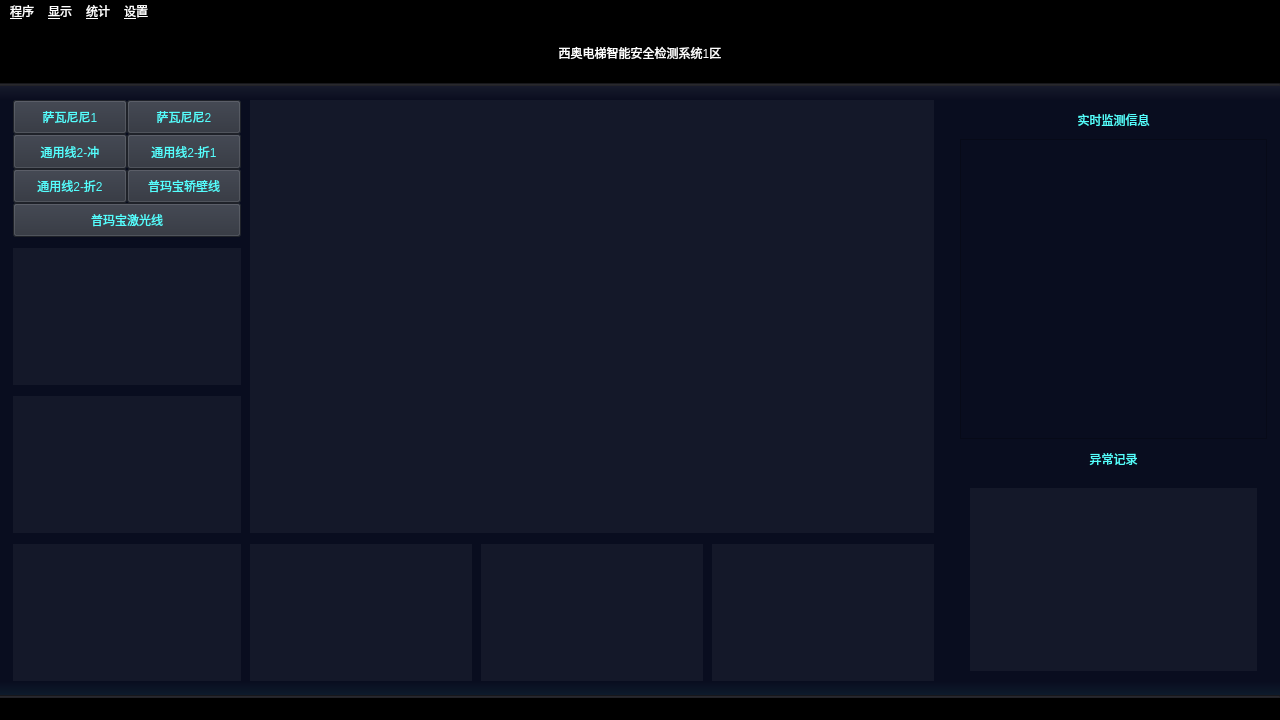
<?xml version="1.0" encoding="UTF-8"?>
<ui version="4.0">
 <class>MainWindow</class>
 <widget class="QMainWindow" name="MainWindow">
  <property name="geometry">
   <rect>
    <x>0</x>
    <y>0</y>
    <width>1280</width>
    <height>720</height>
   </rect>
  </property>
  <property name="windowTitle">
   <string>MainWindow</string>
  </property>
  <property name="styleSheet">
   <string notr="true">background-color: rgb(0, 0, 0);</string>
  </property>
  <widget class="QWidget" name="centralwidget">
   <property name="styleSheet">
    <string notr="true"/>
   </property>
   <layout class="QVBoxLayout" name="verticalLayout_2" stretch="9,0,2,87,2,0">
    <property name="spacing">
     <number>0</number>
    </property>
    <property name="leftMargin">
     <number>0</number>
    </property>
    <property name="topMargin">
     <number>0</number>
    </property>
    <property name="rightMargin">
     <number>0</number>
    </property>
    <property name="bottomMargin">
     <number>0</number>
    </property>
    <item>
     <widget class="QLabel" name="label">
      <property name="styleSheet">
       <string notr="true">background-color: rgb(0, 0, 0);
color: rgb(255, 255, 255);
font: 29pt &quot;宋体&quot;;</string>
      </property>
      <property name="text">
       <string>西奥电梯智能安全检测系统1区</string>
      </property>
      <property name="alignment">
       <set>Qt::AlignCenter</set>
      </property>
     </widget>
    </item>
    <item>
     <widget class="Line" name="line">
      <property name="styleSheet">
       <string notr="true">background-color: rgb(35, 35, 40);</string>
      </property>
      <property name="orientation">
       <enum>Qt::Horizontal</enum>
      </property>
     </widget>
    </item>
    <item>
     <widget class="QLabel" name="label_2">
      <property name="styleSheet">
       <string notr="true">background-color: qlineargradient(spread:pad, x1:0, y1:1, x2:0, y2:0, stop:0 rgba(9, 13, 31, 255), stop:1 rgba(23, 26, 43, 255));</string>
      </property>
      <property name="text">
       <string/>
      </property>
     </widget>
    </item>
    <item>
     <widget class="QWidget" name="horizontalWidget" native="true">
      <property name="autoFillBackground">
       <bool>false</bool>
      </property>
      <property name="styleSheet">
       <string notr="true">background-color: rgb(9, 13, 31);</string>
      </property>
      <layout class="QHBoxLayout" name="horizontalLayout" stretch="1,72,2,24,1">
       <property name="spacing">
        <number>0</number>
       </property>
       <property name="leftMargin">
        <number>0</number>
       </property>
       <property name="topMargin">
        <number>0</number>
       </property>
       <property name="rightMargin">
        <number>0</number>
       </property>
       <property name="bottomMargin">
        <number>0</number>
       </property>
       <item>
        <spacer name="horizontalSpacer">
         <property name="orientation">
          <enum>Qt::Horizontal</enum>
         </property>
         <property name="sizeHint" stdset="0">
          <size>
           <width>40</width>
           <height>20</height>
          </size>
         </property>
        </spacer>
       </item>
       <item>
        <layout class="QHBoxLayout" name="horizontalLayout_2" stretch="25,1,75">
         <property name="spacing">
          <number>0</number>
         </property>
         <item>
          <layout class="QVBoxLayout" name="verticalLayout" stretch="25,2,25,2,25,2,25">
           <property name="spacing">
            <number>0</number>
           </property>
           <item>
            <widget class="QWidget" name="widget" native="true">
             <layout class="QVBoxLayout" name="verticalLayout_5" stretch="3,1">
              <property name="spacing">
               <number>0</number>
              </property>
              <property name="leftMargin">
               <number>0</number>
              </property>
              <property name="topMargin">
               <number>0</number>
              </property>
              <property name="rightMargin">
               <number>0</number>
              </property>
              <property name="bottomMargin">
               <number>0</number>
              </property>
              <item>
               <layout class="QGridLayout" name="gridLayout">
                <property name="spacing">
                 <number>0</number>
                </property>
                <item row="3" column="1">
                 <widget class="QPushButton" name="pushButton_6">
                  <property name="sizePolicy">
                   <sizepolicy hsizetype="MinimumExpanding" vsizetype="MinimumExpanding">
                    <horstretch>0</horstretch>
                    <verstretch>0</verstretch>
                   </sizepolicy>
                  </property>
                  <property name="styleSheet">
                   <string notr="true">color: rgb(85, 255, 255);
background-color: rgb(44, 48, 58);
font: 10pt &quot;宋体&quot;;</string>
                  </property>
                  <property name="text">
                   <string>普玛宝轿壁线</string>
                  </property>
                 </widget>
                </item>
                <item row="2" column="0">
                 <widget class="QPushButton" name="pushButton_3">
                  <property name="sizePolicy">
                   <sizepolicy hsizetype="MinimumExpanding" vsizetype="MinimumExpanding">
                    <horstretch>0</horstretch>
                    <verstretch>0</verstretch>
                   </sizepolicy>
                  </property>
                  <property name="styleSheet">
                   <string notr="true">color: rgb(85, 255, 255);
background-color: rgb(44, 48, 58);
font: 10pt &quot;宋体&quot;;</string>
                  </property>
                  <property name="text">
                   <string>通用线2-冲</string>
                  </property>
                 </widget>
                </item>
                <item row="1" column="1">
                 <widget class="QPushButton" name="pushButton_2">
                  <property name="sizePolicy">
                   <sizepolicy hsizetype="MinimumExpanding" vsizetype="MinimumExpanding">
                    <horstretch>0</horstretch>
                    <verstretch>0</verstretch>
                   </sizepolicy>
                  </property>
                  <property name="styleSheet">
                   <string notr="true">color: rgb(85, 255, 255);
background-color: rgb(44, 48, 58);
font: 10pt &quot;宋体&quot;;</string>
                  </property>
                  <property name="text">
                   <string>萨瓦尼尼2</string>
                  </property>
                 </widget>
                </item>
                <item row="2" column="1">
                 <widget class="QPushButton" name="pushButton_4">
                  <property name="sizePolicy">
                   <sizepolicy hsizetype="MinimumExpanding" vsizetype="MinimumExpanding">
                    <horstretch>0</horstretch>
                    <verstretch>0</verstretch>
                   </sizepolicy>
                  </property>
                  <property name="styleSheet">
                   <string notr="true">color: rgb(85, 255, 255);
background-color: rgb(44, 48, 58);
font: 10pt &quot;宋体&quot;;</string>
                  </property>
                  <property name="text">
                   <string>通用线2-折1</string>
                  </property>
                 </widget>
                </item>
                <item row="1" column="0">
                 <widget class="QPushButton" name="pushButton_1">
                  <property name="sizePolicy">
                   <sizepolicy hsizetype="MinimumExpanding" vsizetype="MinimumExpanding">
                    <horstretch>0</horstretch>
                    <verstretch>0</verstretch>
                   </sizepolicy>
                  </property>
                  <property name="styleSheet">
                   <string notr="true">color: rgb(85, 255, 255);
background-color: rgb(44, 48, 58);
font: 10pt &quot;宋体&quot;;</string>
                  </property>
                  <property name="text">
                   <string>萨瓦尼尼1</string>
                  </property>
                 </widget>
                </item>
                <item row="3" column="0">
                 <widget class="QPushButton" name="pushButton_5">
                  <property name="sizePolicy">
                   <sizepolicy hsizetype="MinimumExpanding" vsizetype="MinimumExpanding">
                    <horstretch>0</horstretch>
                    <verstretch>0</verstretch>
                   </sizepolicy>
                  </property>
                  <property name="styleSheet">
                   <string notr="true">color: rgb(85, 255, 255);
background-color: rgb(44, 48, 58);
font: 10pt &quot;宋体&quot;;</string>
                  </property>
                  <property name="text">
                   <string>通用线2-折2</string>
                  </property>
                 </widget>
                </item>
               </layout>
              </item>
              <item>
               <widget class="QPushButton" name="pushButton_7">
                <property name="sizePolicy">
                 <sizepolicy hsizetype="MinimumExpanding" vsizetype="MinimumExpanding">
                  <horstretch>0</horstretch>
                  <verstretch>0</verstretch>
                 </sizepolicy>
                </property>
                <property name="styleSheet">
                 <string notr="true">color: rgb(85, 255, 255);
background-color: rgb(44, 48, 58);
font: 10pt &quot;宋体&quot;;</string>
                </property>
                <property name="text">
                 <string>普玛宝激光线</string>
                </property>
               </widget>
              </item>
             </layout>
            </widget>
           </item>
           <item>
            <spacer name="verticalSpacer_3">
             <property name="orientation">
              <enum>Qt::Vertical</enum>
             </property>
             <property name="sizeHint" stdset="0">
              <size>
               <width>20</width>
               <height>40</height>
              </size>
             </property>
            </spacer>
           </item>
           <item>
            <widget class="QLabel" name="video_display_2">
             <property name="styleSheet">
              <string notr="true">background-color: rgb(20, 24, 41);</string>
             </property>
             <property name="text">
              <string/>
             </property>
            </widget>
           </item>
           <item>
            <spacer name="verticalSpacer_4">
             <property name="orientation">
              <enum>Qt::Vertical</enum>
             </property>
             <property name="sizeHint" stdset="0">
              <size>
               <width>20</width>
               <height>40</height>
              </size>
             </property>
            </spacer>
           </item>
           <item>
            <widget class="QLabel" name="video_display_3">
             <property name="styleSheet">
              <string notr="true">background-color: rgb(20, 24, 41);</string>
             </property>
             <property name="text">
              <string/>
             </property>
            </widget>
           </item>
           <item>
            <spacer name="verticalSpacer_5">
             <property name="orientation">
              <enum>Qt::Vertical</enum>
             </property>
             <property name="sizeHint" stdset="0">
              <size>
               <width>20</width>
               <height>40</height>
              </size>
             </property>
            </spacer>
           </item>
           <item>
            <widget class="QLabel" name="video_display_4">
             <property name="styleSheet">
              <string notr="true">background-color: rgb(20, 24, 41);</string>
             </property>
             <property name="text">
              <string/>
             </property>
            </widget>
           </item>
          </layout>
         </item>
         <item>
          <spacer name="horizontalSpacer_4">
           <property name="orientation">
            <enum>Qt::Horizontal</enum>
           </property>
           <property name="sizeHint" stdset="0">
            <size>
             <width>40</width>
             <height>20</height>
            </size>
           </property>
          </spacer>
         </item>
         <item>
          <layout class="QVBoxLayout" name="verticalLayout_4" stretch="79,2,25">
           <property name="spacing">
            <number>0</number>
           </property>
           <item>
            <widget class="QLabel" name="video_display_1">
             <property name="styleSheet">
              <string notr="true">background-color: rgb(20, 24, 41);</string>
             </property>
             <property name="text">
              <string/>
             </property>
            </widget>
           </item>
           <item>
            <spacer name="verticalSpacer_6">
             <property name="orientation">
              <enum>Qt::Vertical</enum>
             </property>
             <property name="sizeHint" stdset="0">
              <size>
               <width>20</width>
               <height>40</height>
              </size>
             </property>
            </spacer>
           </item>
           <item>
            <layout class="QHBoxLayout" name="horizontalLayout_3" stretch="25,1,25,1,25">
             <property name="spacing">
              <number>0</number>
             </property>
             <item>
              <widget class="QLabel" name="video_display_5">
               <property name="styleSheet">
                <string notr="true">background-color: rgb(20, 24, 41);</string>
               </property>
               <property name="text">
                <string/>
               </property>
              </widget>
             </item>
             <item>
              <spacer name="horizontalSpacer_5">
               <property name="orientation">
                <enum>Qt::Horizontal</enum>
               </property>
               <property name="sizeHint" stdset="0">
                <size>
                 <width>40</width>
                 <height>20</height>
                </size>
               </property>
              </spacer>
             </item>
             <item>
              <widget class="QLabel" name="video_display_6">
               <property name="styleSheet">
                <string notr="true">background-color: rgb(20, 24, 41);</string>
               </property>
               <property name="text">
                <string/>
               </property>
              </widget>
             </item>
             <item>
              <spacer name="horizontalSpacer_7">
               <property name="orientation">
                <enum>Qt::Horizontal</enum>
               </property>
               <property name="sizeHint" stdset="0">
                <size>
                 <width>40</width>
                 <height>20</height>
                </size>
               </property>
              </spacer>
             </item>
             <item>
              <widget class="QLabel" name="video_display_7">
               <property name="styleSheet">
                <string notr="true">background-color: rgb(20, 24, 41);</string>
               </property>
               <property name="text">
                <string/>
               </property>
              </widget>
             </item>
            </layout>
           </item>
          </layout>
         </item>
        </layout>
       </item>
       <item>
        <spacer name="horizontalSpacer_3">
         <property name="orientation">
          <enum>Qt::Horizontal</enum>
         </property>
         <property name="sizeHint" stdset="0">
          <size>
           <width>40</width>
           <height>20</height>
          </size>
         </property>
        </spacer>
       </item>
       <item>
        <layout class="QVBoxLayout" name="verticalLayout_3" stretch="8,62,8,42">
         <item>
          <widget class="QLabel" name="label_9">
           <property name="styleSheet">
            <string notr="true">color: rgb(85, 255, 255);
font: 20pt &quot;宋体&quot;;</string>
           </property>
           <property name="text">
            <string>实时监测信息</string>
           </property>
           <property name="alignment">
            <set>Qt::AlignCenter</set>
           </property>
          </widget>
         </item>
         <item>
          <widget class="QTextBrowser" name="textBrowser">
           <property name="styleSheet">
            <string notr="true">font: 16pt &quot;宋体&quot;;
border-color: rgb(255, 255, 255);
color: rgb(200, 200, 200);</string>
           </property>
          </widget>
         </item>
         <item>
          <widget class="QLabel" name="label_10">
           <property name="styleSheet">
            <string notr="true">color: rgb(85, 255, 255);
font: 20pt &quot;宋体&quot;;</string>
           </property>
           <property name="text">
            <string>异常记录</string>
           </property>
           <property name="alignment">
            <set>Qt::AlignCenter</set>
           </property>
          </widget>
         </item>
         <item>
          <layout class="QVBoxLayout" name="verticalLayout_6">
           <property name="spacing">
            <number>2</number>
           </property>
           <property name="leftMargin">
            <number>10</number>
           </property>
           <property name="topMargin">
            <number>10</number>
           </property>
           <property name="rightMargin">
            <number>10</number>
           </property>
           <property name="bottomMargin">
            <number>10</number>
           </property>
           <item>
            <widget class="QLabel" name="record_label">
             <property name="styleSheet">
              <string notr="true">background-color: rgb(20, 24, 41);</string>
             </property>
             <property name="text">
              <string/>
             </property>
            </widget>
           </item>
          </layout>
         </item>
        </layout>
       </item>
       <item>
        <spacer name="horizontalSpacer_2">
         <property name="orientation">
          <enum>Qt::Horizontal</enum>
         </property>
         <property name="sizeHint" stdset="0">
          <size>
           <width>40</width>
           <height>20</height>
          </size>
         </property>
        </spacer>
       </item>
      </layout>
     </widget>
    </item>
    <item>
     <widget class="QLabel" name="label_3">
      <property name="styleSheet">
       <string notr="true">background-color: qlineargradient(spread:pad, x1:0, y1:0, x2:0, y2:1, stop:0 rgba(9, 13, 31, 255), stop:1 rgba(13, 26, 43, 255));</string>
      </property>
      <property name="text">
       <string/>
      </property>
     </widget>
    </item>
    <item>
     <widget class="Line" name="line_2">
      <property name="styleSheet">
       <string notr="true">background-color: rgb(35, 35, 40);</string>
      </property>
      <property name="orientation">
       <enum>Qt::Horizontal</enum>
      </property>
     </widget>
    </item>
   </layout>
  </widget>
  <widget class="QMenuBar" name="menubar">
   <property name="geometry">
    <rect>
     <x>0</x>
     <y>0</y>
     <width>1280</width>
     <height>22</height>
    </rect>
   </property>
   <property name="styleSheet">
    <string notr="true">background-color: rgb(0, 0, 0);
selection-background-color: rgb(100, 100, 100);
color: rgb(255, 255, 255);</string>
   </property>
   <widget class="QMenu" name="menu_process">
    <property name="styleSheet">
     <string notr="true"/>
    </property>
    <property name="title">
     <string>&amp;程序</string>
    </property>
    <addaction name="action_run"/>
    <addaction name="action_stop"/>
   </widget>
   <widget class="QMenu" name="menu_view">
    <property name="title">
     <string>&amp;显示</string>
    </property>
    <addaction name="action_full_screen"/>
    <addaction name="action_exit_full"/>
   </widget>
   <widget class="QMenu" name="menu_statistics">
    <property name="title">
     <string>&amp;统计</string>
    </property>
    <addaction name="action_visual"/>
   </widget>
   <widget class="QMenu" name="menu_setup">
    <property name="title">
     <string>&amp;设置</string>
    </property>
    <addaction name="action_config"/>
   </widget>
   <addaction name="menu_process"/>
   <addaction name="menu_view"/>
   <addaction name="menu_statistics"/>
   <addaction name="menu_setup"/>
  </widget>
  <widget class="QStatusBar" name="statusbar">
   <property name="styleSheet">
    <string notr="true">background-color: rgb(0, 0, 0);
color: rgb(255, 255, 255);</string>
   </property>
  </widget>
  <action name="action_run">
   <property name="text">
    <string>运行</string>
   </property>
  </action>
  <action name="action_stop">
   <property name="text">
    <string>&amp;终止</string>
   </property>
  </action>
  <action name="action_full_screen">
   <property name="text">
    <string>&amp;全屏模式</string>
   </property>
  </action>
  <action name="action_exit_full">
   <property name="text">
    <string>&amp;退出全屏</string>
   </property>
  </action>
  <action name="action_visual">
   <property name="text">
    <string>&amp;异常情况统计与可视化</string>
   </property>
  </action>
  <action name="action_config">
   <property name="text">
    <string>&amp;配置</string>
   </property>
  </action>
 </widget>
 <tabstops>
  <tabstop>textBrowser</tabstop>
 </tabstops>
 <resources/>
 <connections/>
</ui>
